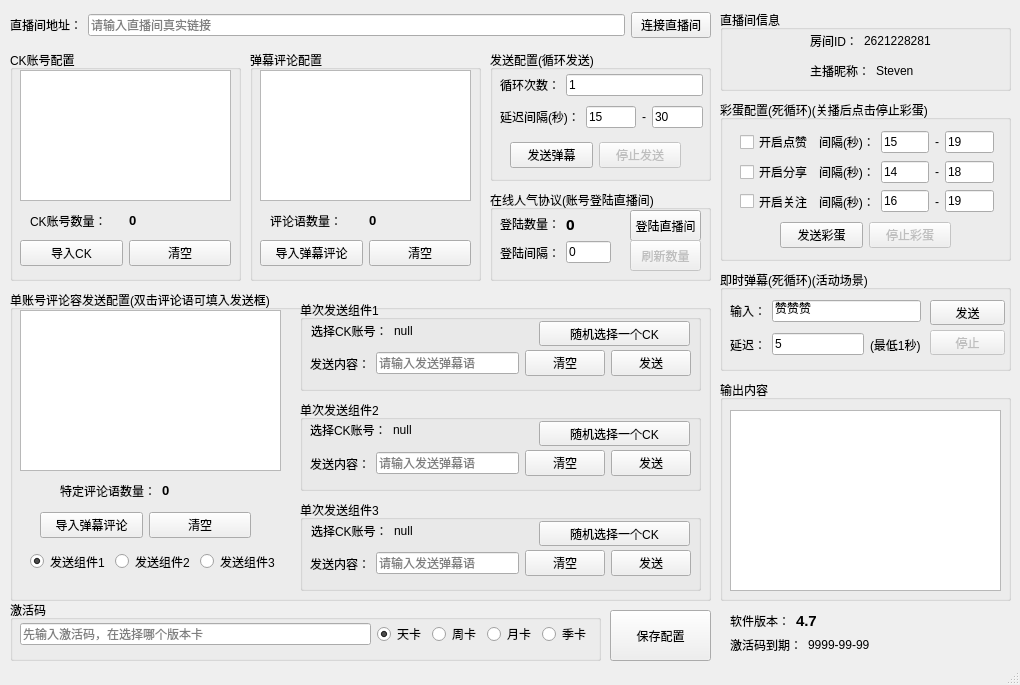
<?xml version="1.0" encoding="UTF-8"?>
<ui version="4.0">
 <class>MainWindow</class>
 <widget class="QMainWindow" name="MainWindow">
  <property name="geometry">
   <rect>
    <x>0</x>
    <y>0</y>
    <width>1020</width>
    <height>685</height>
   </rect>
  </property>
  <property name="minimumSize">
   <size>
    <width>1020</width>
    <height>685</height>
   </size>
  </property>
  <property name="maximumSize">
   <size>
    <width>1020</width>
    <height>685</height>
   </size>
  </property>
  <property name="font">
   <font>
    <family>Microsoft YaHei UI</family>
   </font>
  </property>
  <property name="windowTitle">
   <string>百度直播弹幕助手</string>
  </property>
  <property name="windowIcon">
   <iconset>
    <normaloff>baidu.ico</normaloff>baidu.ico</iconset>
  </property>
  <property name="toolTip">
   <string/>
  </property>
  <widget class="QWidget" name="centralwidget">
   <widget class="QGroupBox" name="groupBox_3">
    <property name="geometry">
     <rect>
      <x>720</x>
      <y>380</y>
      <width>291</width>
      <height>221</height>
     </rect>
    </property>
    <property name="title">
     <string>输出内容</string>
    </property>
    <widget class="QTextBrowser" name="textBrowser">
     <property name="geometry">
      <rect>
       <x>10</x>
       <y>30</y>
       <width>271</width>
       <height>181</height>
      </rect>
     </property>
    </widget>
   </widget>
   <widget class="QGroupBox" name="groupBox_4">
    <property name="geometry">
     <rect>
      <x>10</x>
      <y>600</y>
      <width>591</width>
      <height>61</height>
     </rect>
    </property>
    <property name="title">
     <string>激活码</string>
    </property>
    <widget class="QWidget" name="layoutWidget">
     <property name="geometry">
      <rect>
       <x>10</x>
       <y>20</y>
       <width>571</width>
       <height>28</height>
      </rect>
     </property>
     <layout class="QHBoxLayout" name="horizontalLayout_8">
      <item>
       <widget class="QLineEdit" name="jihuoma">
        <property name="placeholderText">
         <string>先输入激活码，在选择哪个版本卡</string>
        </property>
       </widget>
      </item>
      <item>
       <widget class="QRadioButton" name="dayButton">
        <property name="text">
         <string>天卡</string>
        </property>
        <property name="checked">
         <bool>true</bool>
        </property>
        <attribute name="buttonGroup">
         <string notr="true">keyGroup</string>
        </attribute>
       </widget>
      </item>
      <item>
       <widget class="QRadioButton" name="weekButton">
        <property name="text">
         <string>周卡</string>
        </property>
        <attribute name="buttonGroup">
         <string notr="true">keyGroup</string>
        </attribute>
       </widget>
      </item>
      <item>
       <widget class="QRadioButton" name="monthButton">
        <property name="text">
         <string>月卡</string>
        </property>
        <attribute name="buttonGroup">
         <string notr="true">keyGroup</string>
        </attribute>
       </widget>
      </item>
      <item>
       <widget class="QRadioButton" name="querterButton">
        <property name="text">
         <string>季卡</string>
        </property>
        <attribute name="buttonGroup">
         <string notr="true">keyGroup</string>
        </attribute>
       </widget>
      </item>
     </layout>
    </widget>
   </widget>
   <widget class="QGroupBox" name="groupBox_5">
    <property name="geometry">
     <rect>
      <x>720</x>
      <y>100</y>
      <width>291</width>
      <height>161</height>
     </rect>
    </property>
    <property name="title">
     <string>彩蛋配置(死循环)(关播后点击停止彩蛋)</string>
    </property>
    <widget class="QWidget" name="layoutWidget">
     <property name="geometry">
      <rect>
       <x>20</x>
       <y>30</y>
       <width>254</width>
       <height>83</height>
      </rect>
     </property>
     <layout class="QGridLayout" name="gridLayout" columnstretch="3,2,2,0,2" columnminimumwidth="0,0,0,0,0">
      <item row="0" column="0">
       <widget class="QCheckBox" name="zanCheck">
        <property name="text">
         <string>开启点赞</string>
        </property>
        <property name="checked">
         <bool>false</bool>
        </property>
        <attribute name="buttonGroup">
         <string notr="true">caidanGroup</string>
        </attribute>
       </widget>
      </item>
      <item row="0" column="1">
       <widget class="QLabel" name="label_5">
        <property name="text">
         <string>间隔(秒)：</string>
        </property>
       </widget>
      </item>
      <item row="0" column="2">
       <widget class="QLineEdit" name="zanDelay1">
        <property name="text">
         <string>15</string>
        </property>
       </widget>
      </item>
      <item row="0" column="3">
       <widget class="QLabel" name="label_8">
        <property name="text">
         <string>-</string>
        </property>
       </widget>
      </item>
      <item row="0" column="4">
       <widget class="QLineEdit" name="zanDelay2">
        <property name="text">
         <string>19</string>
        </property>
       </widget>
      </item>
      <item row="1" column="0">
       <widget class="QCheckBox" name="shareCheck">
        <property name="text">
         <string>开启分享</string>
        </property>
        <property name="checked">
         <bool>false</bool>
        </property>
        <attribute name="buttonGroup">
         <string notr="true">caidanGroup</string>
        </attribute>
       </widget>
      </item>
      <item row="1" column="1">
       <widget class="QLabel" name="label_6">
        <property name="text">
         <string>间隔(秒)：</string>
        </property>
       </widget>
      </item>
      <item row="1" column="2">
       <widget class="QLineEdit" name="shareDelay1">
        <property name="text">
         <string>14</string>
        </property>
       </widget>
      </item>
      <item row="1" column="3">
       <widget class="QLabel" name="label_9">
        <property name="text">
         <string>-</string>
        </property>
       </widget>
      </item>
      <item row="1" column="4">
       <widget class="QLineEdit" name="shareDelay2">
        <property name="text">
         <string>18</string>
        </property>
       </widget>
      </item>
      <item row="2" column="0">
       <widget class="QCheckBox" name="followCheck">
        <property name="text">
         <string>开启关注</string>
        </property>
        <property name="checked">
         <bool>false</bool>
        </property>
        <attribute name="buttonGroup">
         <string notr="true">caidanGroup</string>
        </attribute>
       </widget>
      </item>
      <item row="2" column="1">
       <widget class="QLabel" name="label_7">
        <property name="text">
         <string>间隔(秒)：</string>
        </property>
       </widget>
      </item>
      <item row="2" column="2">
       <widget class="QLineEdit" name="followDelay1">
        <property name="text">
         <string>16</string>
        </property>
       </widget>
      </item>
      <item row="2" column="3">
       <widget class="QLabel" name="label_10">
        <property name="text">
         <string>-</string>
        </property>
       </widget>
      </item>
      <item row="2" column="4">
       <widget class="QLineEdit" name="followDelay2">
        <property name="text">
         <string>19</string>
        </property>
       </widget>
      </item>
     </layout>
    </widget>
    <widget class="QWidget" name="layoutWidget">
     <property name="geometry">
      <rect>
       <x>60</x>
       <y>120</y>
       <width>171</width>
       <height>31</height>
      </rect>
     </property>
     <layout class="QHBoxLayout" name="horizontalLayout_16">
      <item>
       <widget class="QPushButton" name="sendCaidan">
        <property name="text">
         <string>发送彩蛋</string>
        </property>
       </widget>
      </item>
      <item>
       <widget class="QPushButton" name="stopCaidan">
        <property name="enabled">
         <bool>false</bool>
        </property>
        <property name="text">
         <string>停止彩蛋</string>
        </property>
       </widget>
      </item>
     </layout>
    </widget>
   </widget>
   <widget class="QGroupBox" name="groupBox_6">
    <property name="geometry">
     <rect>
      <x>490</x>
      <y>50</y>
      <width>221</width>
      <height>131</height>
     </rect>
    </property>
    <property name="title">
     <string>发送配置(循环发送)</string>
    </property>
    <property name="flat">
     <bool>false</bool>
    </property>
    <property name="checkable">
     <bool>false</bool>
    </property>
    <widget class="QWidget" name="layoutWidget">
     <property name="geometry">
      <rect>
       <x>10</x>
       <y>20</y>
       <width>203</width>
       <height>62</height>
      </rect>
     </property>
     <layout class="QVBoxLayout" name="verticalLayout_3">
      <item>
       <layout class="QHBoxLayout" name="horizontalLayout_13" stretch="0,0">
        <item>
         <widget class="QLabel" name="label_2">
          <property name="text">
           <string>循环次数：</string>
          </property>
         </widget>
        </item>
        <item>
         <widget class="QLineEdit" name="xunhuan">
          <property name="text">
           <string>1</string>
          </property>
          <property name="placeholderText">
           <string>输出循环次数</string>
          </property>
          <property name="cursorMoveStyle">
           <enum>Qt::VisualMoveStyle</enum>
          </property>
         </widget>
        </item>
       </layout>
      </item>
      <item>
       <layout class="QHBoxLayout" name="horizontalLayout_3">
        <item>
         <widget class="QLabel" name="label_14">
          <property name="text">
           <string>延迟间隔(秒)：</string>
          </property>
         </widget>
        </item>
        <item>
         <widget class="QLineEdit" name="adsDelay1">
          <property name="text">
           <string>15</string>
          </property>
          <property name="maxLength">
           <number>15</number>
          </property>
         </widget>
        </item>
        <item>
         <widget class="QLabel" name="label_18">
          <property name="text">
           <string>-</string>
          </property>
         </widget>
        </item>
        <item>
         <widget class="QLineEdit" name="adsDelay2">
          <property name="text">
           <string>30</string>
          </property>
         </widget>
        </item>
       </layout>
      </item>
     </layout>
    </widget>
    <widget class="QWidget" name="layoutWidget">
     <property name="geometry">
      <rect>
       <x>20</x>
       <y>90</y>
       <width>171</width>
       <height>31</height>
      </rect>
     </property>
     <layout class="QHBoxLayout" name="horizontalLayout_15">
      <item>
       <widget class="QPushButton" name="sendButton">
        <property name="text">
         <string>发送弹幕</string>
        </property>
       </widget>
      </item>
      <item>
       <widget class="QPushButton" name="stopButton">
        <property name="enabled">
         <bool>false</bool>
        </property>
        <property name="text">
         <string>停止发送</string>
        </property>
       </widget>
      </item>
     </layout>
    </widget>
   </widget>
   <widget class="QPushButton" name="saveButton">
    <property name="geometry">
     <rect>
      <x>610</x>
      <y>610</y>
      <width>101</width>
      <height>51</height>
     </rect>
    </property>
    <property name="text">
     <string>保存配置</string>
    </property>
   </widget>
   <widget class="QGroupBox" name="groupBox_7">
    <property name="geometry">
     <rect>
      <x>720</x>
      <y>10</y>
      <width>291</width>
      <height>81</height>
     </rect>
    </property>
    <property name="title">
     <string>直播间信息</string>
    </property>
    <widget class="QLabel" name="roomico">
     <property name="geometry">
      <rect>
       <x>20</x>
       <y>20</y>
       <width>51</width>
       <height>51</height>
      </rect>
     </property>
     <property name="styleSheet">
      <string notr="true"/>
     </property>
     <property name="text">
      <string/>
     </property>
     <property name="pixmap">
      <pixmap>C:/Users/Steven/.designer/backup/baidu.ico</pixmap>
     </property>
     <property name="scaledContents">
      <bool>true</bool>
     </property>
    </widget>
    <widget class="QWidget" name="layoutWidget">
     <property name="geometry">
      <rect>
       <x>90</x>
       <y>20</y>
       <width>191</width>
       <height>22</height>
      </rect>
     </property>
     <layout class="QHBoxLayout" name="horizontalLayout_6" stretch="1,9">
      <item>
       <widget class="QLabel" name="label_12">
        <property name="text">
         <string>房间ID：</string>
        </property>
       </widget>
      </item>
      <item>
       <widget class="QLabel" name="roomID">
        <property name="text">
         <string>2621228281</string>
        </property>
       </widget>
      </item>
     </layout>
    </widget>
    <widget class="QWidget" name="layoutWidget">
     <property name="geometry">
      <rect>
       <x>90</x>
       <y>50</y>
       <width>201</width>
       <height>22</height>
      </rect>
     </property>
     <layout class="QHBoxLayout" name="horizontalLayout_7" stretch="1,9">
      <item>
       <widget class="QLabel" name="label_13">
        <property name="text">
         <string>主播昵称：</string>
        </property>
       </widget>
      </item>
      <item>
       <widget class="QLabel" name="nickName">
        <property name="text">
         <string>Steven</string>
        </property>
       </widget>
      </item>
     </layout>
    </widget>
   </widget>
   <widget class="QWidget" name="layoutWidget">
    <property name="geometry">
     <rect>
      <x>10</x>
      <y>10</y>
      <width>701</width>
      <height>30</height>
     </rect>
    </property>
    <layout class="QHBoxLayout" name="horizontalLayout_4">
     <item>
      <widget class="QLabel" name="label">
       <property name="text">
        <string>直播间地址：</string>
       </property>
      </widget>
     </item>
     <item>
      <widget class="QLineEdit" name="roomUrl">
       <property name="placeholderText">
        <string>请输入直播间真实链接</string>
       </property>
      </widget>
     </item>
     <item>
      <widget class="QPushButton" name="liveUrlbutton">
       <property name="text">
        <string>连接直播间</string>
       </property>
      </widget>
     </item>
    </layout>
   </widget>
   <widget class="QWidget" name="layoutWidget">
    <property name="geometry">
     <rect>
      <x>730</x>
      <y>610</y>
      <width>271</width>
      <height>21</height>
     </rect>
    </property>
    <layout class="QHBoxLayout" name="horizontalLayout_5" stretch="0,9">
     <item>
      <widget class="QLabel" name="label_11">
       <property name="text">
        <string>软件版本：</string>
       </property>
      </widget>
     </item>
     <item>
      <widget class="QLabel" name="softVserion">
       <property name="font">
        <font>
         <family>Microsoft YaHei UI</family>
         <pointsize>11</pointsize>
         <weight>75</weight>
         <bold>true</bold>
        </font>
       </property>
       <property name="text">
        <string>4.7</string>
       </property>
      </widget>
     </item>
    </layout>
   </widget>
   <widget class="QWidget" name="layoutWidget">
    <property name="geometry">
     <rect>
      <x>730</x>
      <y>635</y>
      <width>271</width>
      <height>19</height>
     </rect>
    </property>
    <layout class="QHBoxLayout" name="horizontalLayout_12" stretch="1,9">
     <item>
      <widget class="QLabel" name="label_17">
       <property name="text">
        <string>激活码到期：</string>
       </property>
      </widget>
     </item>
     <item>
      <widget class="QLabel" name="failtime">
       <property name="text">
        <string>9999-99-99</string>
       </property>
      </widget>
     </item>
    </layout>
   </widget>
   <widget class="QGroupBox" name="groupBox">
    <property name="geometry">
     <rect>
      <x>10</x>
      <y>50</y>
      <width>231</width>
      <height>231</height>
     </rect>
    </property>
    <property name="title">
     <string>CK账号配置</string>
    </property>
    <widget class="QListWidget" name="ckList">
     <property name="geometry">
      <rect>
       <x>10</x>
       <y>20</y>
       <width>211</width>
       <height>131</height>
      </rect>
     </property>
    </widget>
    <widget class="QWidget" name="layoutWidget">
     <property name="geometry">
      <rect>
       <x>20</x>
       <y>160</y>
       <width>191</width>
       <height>21</height>
      </rect>
     </property>
     <layout class="QHBoxLayout" name="horizontalLayout_11">
      <item>
       <widget class="QLabel" name="label_15">
        <property name="text">
         <string>CK账号数量：</string>
        </property>
       </widget>
      </item>
      <item>
       <widget class="QLabel" name="ck_num">
        <property name="font">
         <font>
          <family>Microsoft YaHei UI</family>
          <pointsize>10</pointsize>
          <weight>75</weight>
          <bold>true</bold>
         </font>
        </property>
        <property name="text">
         <string>0</string>
        </property>
       </widget>
      </item>
     </layout>
    </widget>
    <widget class="QWidget" name="layoutWidget">
     <property name="geometry">
      <rect>
       <x>10</x>
       <y>190</y>
       <width>211</width>
       <height>27</height>
      </rect>
     </property>
     <layout class="QHBoxLayout" name="horizontalLayout_14">
      <item>
       <widget class="QPushButton" name="ckButton">
        <property name="text">
         <string>导入CK</string>
        </property>
       </widget>
      </item>
      <item>
       <widget class="QPushButton" name="ckClearButton">
        <property name="text">
         <string>清空</string>
        </property>
       </widget>
      </item>
     </layout>
    </widget>
   </widget>
   <widget class="QGroupBox" name="groupBox_2">
    <property name="geometry">
     <rect>
      <x>250</x>
      <y>50</y>
      <width>231</width>
      <height>231</height>
     </rect>
    </property>
    <property name="title">
     <string>弹幕评论配置</string>
    </property>
    <widget class="QListWidget" name="adsList">
     <property name="geometry">
      <rect>
       <x>10</x>
       <y>20</y>
       <width>211</width>
       <height>131</height>
      </rect>
     </property>
    </widget>
    <widget class="QWidget" name="layoutWidget">
     <property name="geometry">
      <rect>
       <x>20</x>
       <y>160</y>
       <width>191</width>
       <height>21</height>
      </rect>
     </property>
     <layout class="QHBoxLayout" name="horizontalLayout">
      <item>
       <widget class="QLabel" name="label_16">
        <property name="text">
         <string>评论语数量：</string>
        </property>
       </widget>
      </item>
      <item>
       <widget class="QLabel" name="ads_num">
        <property name="font">
         <font>
          <family>Microsoft YaHei UI</family>
          <pointsize>10</pointsize>
          <weight>75</weight>
          <bold>true</bold>
         </font>
        </property>
        <property name="text">
         <string>0</string>
        </property>
       </widget>
      </item>
     </layout>
    </widget>
    <widget class="QWidget" name="layoutWidget">
     <property name="geometry">
      <rect>
       <x>10</x>
       <y>190</y>
       <width>211</width>
       <height>27</height>
      </rect>
     </property>
     <layout class="QHBoxLayout" name="horizontalLayout_2">
      <item>
       <widget class="QPushButton" name="adsButton">
        <property name="text">
         <string>导入弹幕评论</string>
        </property>
       </widget>
      </item>
      <item>
       <widget class="QPushButton" name="adsClearButton">
        <property name="text">
         <string>清空</string>
        </property>
       </widget>
      </item>
     </layout>
    </widget>
   </widget>
   <widget class="QGroupBox" name="groupBox_8">
    <property name="geometry">
     <rect>
      <x>720</x>
      <y>270</y>
      <width>291</width>
      <height>101</height>
     </rect>
    </property>
    <property name="title">
     <string>即时弹幕(死循环)(活动场景)</string>
    </property>
    <widget class="QPushButton" name="instantSendButon">
     <property name="enabled">
      <bool>true</bool>
     </property>
     <property name="geometry">
      <rect>
       <x>210</x>
       <y>30</y>
       <width>75</width>
       <height>25</height>
      </rect>
     </property>
     <property name="text">
      <string>发送</string>
     </property>
    </widget>
    <widget class="QPushButton" name="instantStopButton">
     <property name="enabled">
      <bool>false</bool>
     </property>
     <property name="geometry">
      <rect>
       <x>210</x>
       <y>60</y>
       <width>75</width>
       <height>25</height>
      </rect>
     </property>
     <property name="text">
      <string>停止</string>
     </property>
    </widget>
    <widget class="QWidget" name="layoutWidget">
     <property name="geometry">
      <rect>
       <x>10</x>
       <y>30</y>
       <width>191</width>
       <height>61</height>
      </rect>
     </property>
     <layout class="QVBoxLayout" name="verticalLayout">
      <item>
       <layout class="QHBoxLayout" name="horizontalLayout_9">
        <item>
         <widget class="QLabel" name="label_3">
          <property name="text">
           <string>输入：</string>
          </property>
         </widget>
        </item>
        <item>
         <widget class="QLineEdit" name="instantADS">
          <property name="text">
           <string>赞赞赞</string>
          </property>
         </widget>
        </item>
       </layout>
      </item>
      <item>
       <layout class="QHBoxLayout" name="horizontalLayout_10">
        <item>
         <widget class="QLabel" name="label_4">
          <property name="text">
           <string>延迟：</string>
          </property>
         </widget>
        </item>
        <item>
         <widget class="QLineEdit" name="instantDelay">
          <property name="text">
           <string>5</string>
          </property>
         </widget>
        </item>
        <item>
         <widget class="QLabel" name="label_19">
          <property name="text">
           <string>(最低1秒)</string>
          </property>
         </widget>
        </item>
       </layout>
      </item>
     </layout>
    </widget>
   </widget>
   <widget class="QGroupBox" name="groupBox_9">
    <property name="geometry">
     <rect>
      <x>490</x>
      <y>190</y>
      <width>221</width>
      <height>91</height>
     </rect>
    </property>
    <property name="title">
     <string>在线人气协议(账号登陆直播间)</string>
    </property>
    <widget class="QPushButton" name="loginButton">
     <property name="geometry">
      <rect>
       <x>140</x>
       <y>20</y>
       <width>71</width>
       <height>31</height>
      </rect>
     </property>
     <property name="text">
      <string>登陆直播间</string>
     </property>
    </widget>
    <widget class="QWidget" name="layoutWidget">
     <property name="geometry">
      <rect>
       <x>10</x>
       <y>20</y>
       <width>131</width>
       <height>28</height>
      </rect>
     </property>
     <layout class="QHBoxLayout" name="horizontalLayout_17" stretch="0,8">
      <item>
       <widget class="QLabel" name="label_22">
        <property name="text">
         <string>登陆数量：</string>
        </property>
       </widget>
      </item>
      <item>
       <widget class="QLabel" name="loginNum">
        <property name="font">
         <font>
          <family>微软雅黑</family>
          <pointsize>11</pointsize>
          <weight>75</weight>
          <bold>true</bold>
         </font>
        </property>
        <property name="text">
         <string>0</string>
        </property>
       </widget>
      </item>
     </layout>
    </widget>
    <widget class="QPushButton" name="loginNumButton">
     <property name="enabled">
      <bool>false</bool>
     </property>
     <property name="geometry">
      <rect>
       <x>140</x>
       <y>50</y>
       <width>71</width>
       <height>31</height>
      </rect>
     </property>
     <property name="text">
      <string>刷新数量</string>
     </property>
    </widget>
    <widget class="QWidget" name="">
     <property name="geometry">
      <rect>
       <x>10</x>
       <y>50</y>
       <width>111</width>
       <height>25</height>
      </rect>
     </property>
     <layout class="QHBoxLayout" name="horizontalLayout_24">
      <item>
       <widget class="QLabel" name="label_21">
        <property name="text">
         <string>登陆间隔：</string>
        </property>
       </widget>
      </item>
      <item>
       <widget class="QLineEdit" name="onlineTime">
        <property name="text">
         <string>0</string>
        </property>
       </widget>
      </item>
     </layout>
    </widget>
   </widget>
   <widget class="QGroupBox" name="groupBox_10">
    <property name="geometry">
     <rect>
      <x>10</x>
      <y>290</y>
      <width>701</width>
      <height>311</height>
     </rect>
    </property>
    <property name="title">
     <string>单账号评论容发送配置(双击评论语可填入发送框)</string>
    </property>
    <widget class="QListWidget" name="singleList">
     <property name="geometry">
      <rect>
       <x>10</x>
       <y>20</y>
       <width>261</width>
       <height>161</height>
      </rect>
     </property>
    </widget>
    <widget class="QWidget" name="layoutWidget_2">
     <property name="geometry">
      <rect>
       <x>50</x>
       <y>190</y>
       <width>191</width>
       <height>21</height>
      </rect>
     </property>
     <layout class="QHBoxLayout" name="horizontalLayout_19">
      <item>
       <widget class="QLabel" name="label_20">
        <property name="text">
         <string>特定评论语数量：</string>
        </property>
       </widget>
      </item>
      <item>
       <widget class="QLabel" name="single_num">
        <property name="font">
         <font>
          <family>Microsoft YaHei UI</family>
          <pointsize>10</pointsize>
          <weight>75</weight>
          <bold>true</bold>
         </font>
        </property>
        <property name="text">
         <string>0</string>
        </property>
       </widget>
      </item>
     </layout>
    </widget>
    <widget class="QWidget" name="layoutWidget_3">
     <property name="geometry">
      <rect>
       <x>30</x>
       <y>220</y>
       <width>211</width>
       <height>31</height>
      </rect>
     </property>
     <layout class="QHBoxLayout" name="horizontalLayout_20">
      <item>
       <widget class="QPushButton" name="singleButton">
        <property name="text">
         <string>导入弹幕评论</string>
        </property>
       </widget>
      </item>
      <item>
       <widget class="QPushButton" name="singleClearButton">
        <property name="text">
         <string>清空</string>
        </property>
       </widget>
      </item>
     </layout>
    </widget>
    <widget class="QGroupBox" name="groupBox_11">
     <property name="geometry">
      <rect>
       <x>290</x>
       <y>10</y>
       <width>401</width>
       <height>91</height>
      </rect>
     </property>
     <property name="title">
      <string>单次发送组件1</string>
     </property>
     <widget class="QWidget" name="layoutWidget">
      <property name="geometry">
       <rect>
        <x>11</x>
        <y>21</y>
        <width>221</width>
        <height>20</height>
       </rect>
      </property>
      <layout class="QHBoxLayout" name="horizontalLayout_23" stretch="1,9">
       <item>
        <widget class="QLabel" name="label_25">
         <property name="text">
          <string>选择CK账号：</string>
         </property>
        </widget>
       </item>
       <item>
        <widget class="QLabel" name="ckName">
         <property name="text">
          <string>null</string>
         </property>
        </widget>
       </item>
      </layout>
     </widget>
     <widget class="QPushButton" name="choiceCKButton">
      <property name="geometry">
       <rect>
        <x>239</x>
        <y>21</y>
        <width>151</width>
        <height>25</height>
       </rect>
      </property>
      <property name="text">
       <string>随机选择一个CK</string>
      </property>
     </widget>
     <widget class="QWidget" name="layoutWidget">
      <property name="geometry">
       <rect>
        <x>10</x>
        <y>50</y>
        <width>381</width>
        <height>27</height>
       </rect>
      </property>
      <layout class="QHBoxLayout" name="horizontalLayout_26">
       <item>
        <layout class="QHBoxLayout" name="horizontalLayout_21">
         <item>
          <widget class="QLabel" name="label_23">
           <property name="text">
            <string>发送内容：</string>
           </property>
          </widget>
         </item>
         <item>
          <widget class="QLineEdit" name="single_line">
           <property name="placeholderText">
            <string>请输入发送弹幕语</string>
           </property>
          </widget>
         </item>
        </layout>
       </item>
       <item>
        <widget class="QPushButton" name="oneClearButton">
         <property name="text">
          <string>清空</string>
         </property>
        </widget>
       </item>
       <item>
        <widget class="QPushButton" name="oneSendButton">
         <property name="text">
          <string>发送</string>
         </property>
        </widget>
       </item>
      </layout>
     </widget>
    </widget>
    <widget class="QGroupBox" name="groupBox_12">
     <property name="geometry">
      <rect>
       <x>290</x>
       <y>110</y>
       <width>401</width>
       <height>91</height>
      </rect>
     </property>
     <property name="title">
      <string>单次发送组件2</string>
     </property>
     <widget class="QWidget" name="layoutWidget">
      <property name="geometry">
       <rect>
        <x>10</x>
        <y>50</y>
        <width>381</width>
        <height>27</height>
       </rect>
      </property>
      <layout class="QHBoxLayout" name="horizontalLayout_27">
       <item>
        <layout class="QHBoxLayout" name="horizontalLayout_22">
         <item>
          <widget class="QLabel" name="label_24">
           <property name="text">
            <string>发送内容：</string>
           </property>
          </widget>
         </item>
         <item>
          <widget class="QLineEdit" name="single_line_2">
           <property name="placeholderText">
            <string>请输入发送弹幕语</string>
           </property>
          </widget>
         </item>
        </layout>
       </item>
       <item>
        <widget class="QPushButton" name="oneClearButton_2">
         <property name="text">
          <string>清空</string>
         </property>
        </widget>
       </item>
       <item>
        <widget class="QPushButton" name="oneSendButton_2">
         <property name="text">
          <string>发送</string>
         </property>
        </widget>
       </item>
      </layout>
     </widget>
     <widget class="QPushButton" name="choiceCKButton_2">
      <property name="geometry">
       <rect>
        <x>239</x>
        <y>21</y>
        <width>151</width>
        <height>25</height>
       </rect>
      </property>
      <property name="text">
       <string>随机选择一个CK</string>
      </property>
     </widget>
     <widget class="QWidget" name="layoutWidget">
      <property name="geometry">
       <rect>
        <x>10</x>
        <y>20</y>
        <width>221</width>
        <height>19</height>
       </rect>
      </property>
      <layout class="QHBoxLayout" name="horizontalLayout_25" stretch="1,9">
       <item>
        <widget class="QLabel" name="label_26">
         <property name="text">
          <string>选择CK账号：</string>
         </property>
        </widget>
       </item>
       <item>
        <widget class="QLabel" name="ckName_2">
         <property name="text">
          <string>null</string>
         </property>
        </widget>
       </item>
      </layout>
     </widget>
    </widget>
    <widget class="QGroupBox" name="groupBox_13">
     <property name="geometry">
      <rect>
       <x>290</x>
       <y>210</y>
       <width>401</width>
       <height>91</height>
      </rect>
     </property>
     <property name="title">
      <string>单次发送组件3</string>
     </property>
     <widget class="QWidget" name="layoutWidget_7">
      <property name="geometry">
       <rect>
        <x>10</x>
        <y>50</y>
        <width>381</width>
        <height>27</height>
       </rect>
      </property>
      <layout class="QHBoxLayout" name="horizontalLayout_30">
       <item>
        <layout class="QHBoxLayout" name="horizontalLayout_31">
         <item>
          <widget class="QLabel" name="label_28">
           <property name="text">
            <string>发送内容：</string>
           </property>
          </widget>
         </item>
         <item>
          <widget class="QLineEdit" name="single_line_3">
           <property name="placeholderText">
            <string>请输入发送弹幕语</string>
           </property>
          </widget>
         </item>
        </layout>
       </item>
       <item>
        <widget class="QPushButton" name="oneClearButton_3">
         <property name="text">
          <string>清空</string>
         </property>
        </widget>
       </item>
       <item>
        <widget class="QPushButton" name="oneSendButton_3">
         <property name="text">
          <string>发送</string>
         </property>
        </widget>
       </item>
      </layout>
     </widget>
     <widget class="QWidget" name="layoutWidget">
      <property name="geometry">
       <rect>
        <x>11</x>
        <y>21</y>
        <width>221</width>
        <height>19</height>
       </rect>
      </property>
      <layout class="QHBoxLayout" name="horizontalLayout_29" stretch="1,9">
       <item>
        <widget class="QLabel" name="label_27">
         <property name="text">
          <string>选择CK账号：</string>
         </property>
        </widget>
       </item>
       <item>
        <widget class="QLabel" name="ckName_3">
         <property name="text">
          <string>null</string>
         </property>
        </widget>
       </item>
      </layout>
     </widget>
     <widget class="QPushButton" name="choiceCKButton_3">
      <property name="geometry">
       <rect>
        <x>239</x>
        <y>21</y>
        <width>151</width>
        <height>25</height>
       </rect>
      </property>
      <property name="text">
       <string>随机选择一个CK</string>
      </property>
     </widget>
    </widget>
    <widget class="QWidget" name="layoutWidget">
     <property name="geometry">
      <rect>
       <x>20</x>
       <y>260</y>
       <width>248</width>
       <height>23</height>
      </rect>
     </property>
     <layout class="QHBoxLayout" name="horizontalLayout_18">
      <item>
       <widget class="QRadioButton" name="onechoice1">
        <property name="text">
         <string>发送组件1</string>
        </property>
        <property name="checked">
         <bool>true</bool>
        </property>
        <attribute name="buttonGroup">
         <string notr="true">oneSendGroup</string>
        </attribute>
       </widget>
      </item>
      <item>
       <widget class="QRadioButton" name="onechoice2">
        <property name="text">
         <string>发送组件2</string>
        </property>
        <attribute name="buttonGroup">
         <string notr="true">oneSendGroup</string>
        </attribute>
       </widget>
      </item>
      <item>
       <widget class="QRadioButton" name="onechoice3">
        <property name="text">
         <string>发送组件3</string>
        </property>
        <attribute name="buttonGroup">
         <string notr="true">oneSendGroup</string>
        </attribute>
       </widget>
      </item>
     </layout>
    </widget>
   </widget>
  </widget>
  <widget class="QStatusBar" name="statusbar"/>
 </widget>
 <resources/>
 <connections/>
 <buttongroups>
  <buttongroup name="caidanGroup">
   <property name="exclusive">
    <bool>false</bool>
   </property>
  </buttongroup>
  <buttongroup name="keyGroup"/>
  <buttongroup name="oneSendGroup"/>
 </buttongroups>
</ui>
